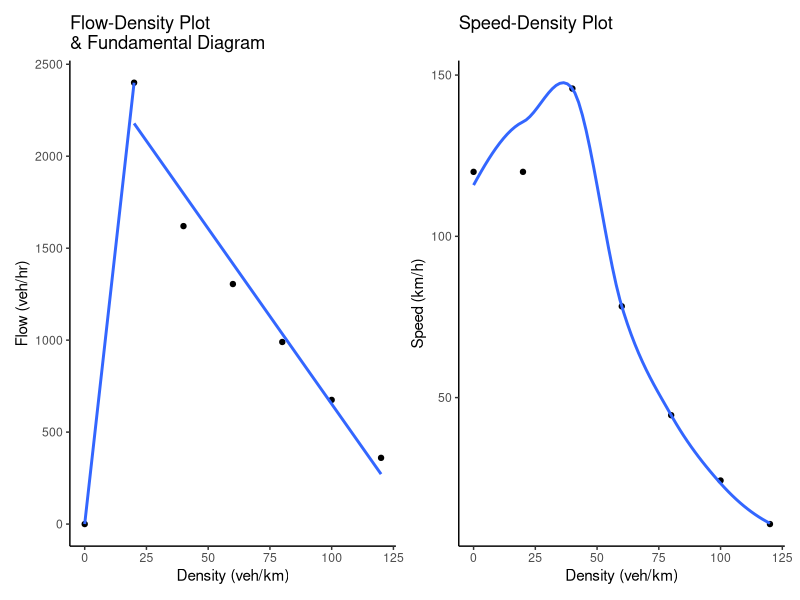

Reproduce this figure in R.
library(tidyverse)

# Q1-----------------------------------------------------
df <- data.frame(
  Time = c(2, 7, 7, 10, 12, 18, 20, 21, 25, 29),
  Speed = c(26, 24, 32, 32, 29, 28, 34, 22, 26, 38),
  Lane = c(1, 1, 2, 2, 1, 1, 2, 1, 1, 2),
  VehicleLength = c(5, 12, 4, 5, 4, 4, 5, 15, 3, 5)
)

View(df)

res <- df |> 
  group_by(Lane) |> 
  summarise(
    V = mean(Speed),
    Q = n() * (60*60)/30
  ) |> 
  mutate(
    rho = Q/(V*3.6)
  )


rho_tot <- sum(res$rho)
Q_tot <- sum(res$Q)
V_s = Q_tot/rho_tot


# truck percentage
2/6 *100
2/10 * 100


# Q3---------------------------------------------------------
L = 5
V_0 = 33.33
s_0 = 2
T = 1.6
rho_max = 1/(L + s_0)
rho_critical = 1/((V_0 * T) + (L + s_0))
capacity <- (1/T) * (1/(1 + ((L + s_0)/(V_0 * T))))

rho_vals_vpk <- seq(0, 120, 20)
rho_vals_vpm = rho_vals_vpk/1000

## free traffic
Q_free <- function(rho, desired_speed = V_0) {
 rho * desired_speed
}

Q_free_vals <- Q_free(rho_vals_vpm[1:2]) * 60 * 60

## congested traffic
V_cong <- function(rho, min_gap = s_0, time_gap = T, len = L){
  (1/time_gap) * ((1/rho) - (len + min_gap))
}

Q_cong <- function(rho, min_gap = s_0, time_gap = T, len = L){
  (1/time_gap) * (1 - (rho * (len + min_gap)))
}

Q_cong_vals <- Q_cong(rho_vals_vpm[3:7]) * 60 * 60

Q_final <- c(Q_free_vals, Q_cong_vals)

V_cong_vals <- V_cong(rho_vals_vpm[3:7]) * 3.6

library(ggplot2)
theme_set(theme_classic())

flow_density <- ggplot(mapping = aes(rho_vals_vpk, Q_final)) +
  geom_point() +
  geom_smooth(
    method = "lm", 
    aes(rho_vals_vpk[2:7], Q_final[2:7]),
    se = FALSE
  ) +
  geom_smooth(
    method = "lm", 
    aes(rho_vals_vpk[1:2], Q_final[1:2]),
    se = FALSE
  ) +
  labs(x = "Density (veh/km)", y = "Flow (veh/hr)",
title = "Flow-Density Plot\n& Fundamental Diagram")


speed_density <- ggplot(mapping = aes(rho_vals_vpk, c(V_0, V_0, V_cong_vals)*3.6)) +
  geom_point() +
  geom_smooth(
    se = FALSE
  ) +
  labs(x = "Density (veh/km)", y = "Speed (km/h)",
title = "Speed-Density Plot")


library(patchwork)

flow_density | speed_density

# plot(rho_vals_vpk, Q_final)
# lines(rho_vals_vpk, Q_final)

# plot(rho_vals_vpk, c(V_0, V_0, V_cong_vals))
# lines(rho_vals_vpk, c(V_0, V_0, V_cong_vals))
